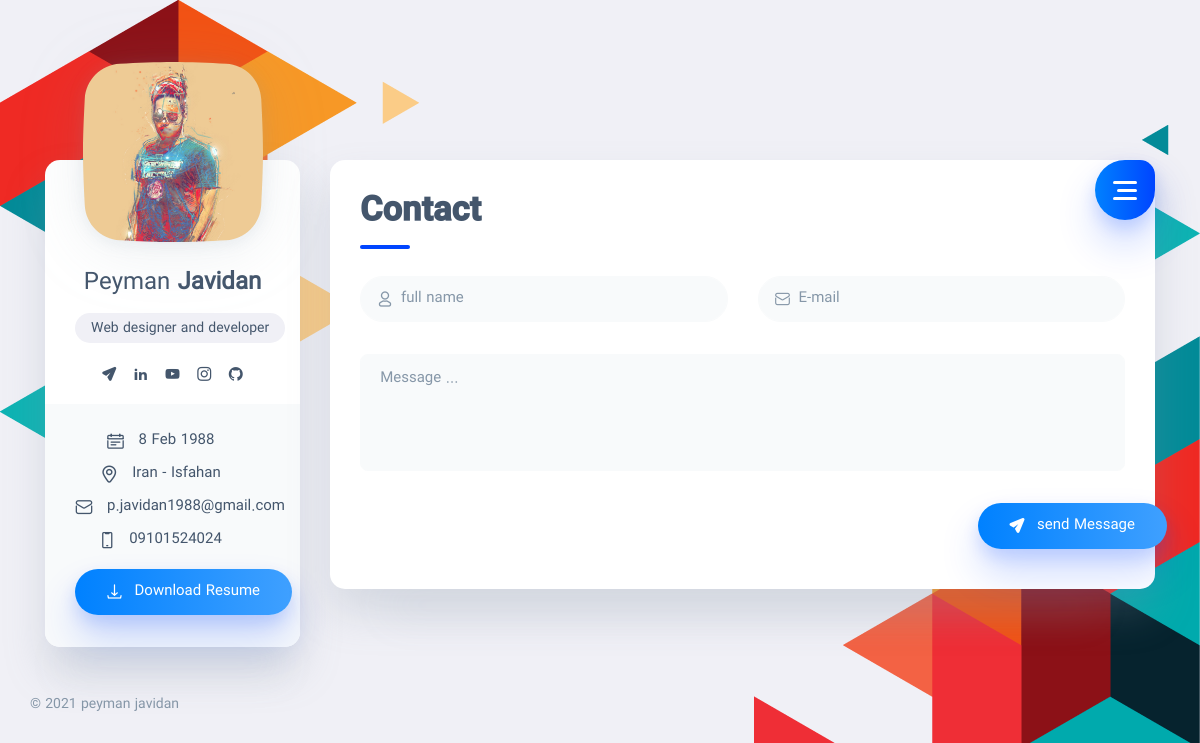
Page /contact_en/ on the committed database.
### home_en/models.py (models this page shows, shortened)
class Setting_en(models.Model):
    STATUS = (
        ('True', 'True'),
        ('False', 'False'),
    )
    name = models.CharField(max_length=150)
    last_name = models.CharField(max_length=150)
    keywords = models.CharField(max_length=255)
    description = models.CharField(max_length=255)
    address = models.CharField(max_length=250)
    phone = models.CharField(blank=True, max_length=15)
    email = models.CharField(blank=True, max_length=50)
    birth_day = models.CharField(max_length=150)
    birth_month = models.CharField(max_length=150)
    birth_year = models.CharField(max_length=150)
    icon = models.ImageField(blank=True, upload_to='images/Icons/%Y/%m/%d/')
    logo = models.ImageField(blank=True, upload_to='images/Logo/%Y/%m/%d/')
    profile_image = models.ImageField(blank=True, upload_to='images/Logo/%Y/%m/%d/')
    facebook = models.CharField(blank=True, max_length=150)
    github = models.CharField(blank=True, max_length=150)
    linkedin = models.CharField(blank=True, max_length=150)
    instagram = models.CharField(blank=True, max_length=150)
    twitter = models.CharField(blank=True, max_length=150)
    youtube = models.CharField(blank=True, max_length=150)
    whatsapp = models.CharField(blank=True, max_length=150)
    telegram = models.CharField(blank=True, max_length=150)
    instagram = models.CharField(blank=True, max_length=150)
    about = RichTextUploadingField(blank=True)
    footer_text = models.CharField(max_length=150)
    contact = RichTextUploadingField(blank=True)
    references = RichTextUploadingField(blank=True)
    status = models.CharField(max_length=10, choices=STATUS)
    create_at = jmodels.jDateField(auto_now_add=True)
    update_at = jmodels.jDateField(auto_now=True)
    class Meta:
        verbose_name = 'Settings_en'
        verbose_name_plural = 'Settings_en'

### home_en/views.py (the view, shortened to what this page needs)
# urls.py: path('contact_en/', Home_enviews.contact_en, name='contact_en'),
def contact_en(request):
    setting_en = Setting_en.objects.get(pk=2)
    context = {
        'setting_en': setting_en,
    }
    return render(request, 'contact_en.html', context)

### home/templates/contact_en.html (shortened to what this page needs)
{% extends 'homebase_en.html' %}
{% load static %}
{% block body %}
    <main class="main">
        <div class="container gutter-top">
            <div class="row sticky-parent">
                <aside class="col-12 col-md-12 col-xl-3">
                    <div class="sidebar box pb-0 sticky-column">
                        <svg class="avatar avatar--180" viewBox="0 0 188 188">
                            <g class="avatar__box">
                                <image xlink:href="{{ setting_en.profile_image.url }}" height="100%" width="100%"/>
                            </g>
                        </svg>
                        <div class="text-center">
                            <h3 class="title title--h3 sidebar__user-name"><span
                                    class="weight--500">{{ setting_en.name }}</span>
                                {{ setting_en.last_name }}
                            </h3>
                            <div class="badge badge--gray">{{ setting_en.description }}</div>
                            <div class="social">
                                <a class="social__link" href="{{ setting_en.telegram }}"><i
                                        class="font-icon icon-send"></i></a>
                                <a class="social__link" href="{{ setting_en.linkedin }}"><i
                                        class="font-icon icon-linkedin2"></i></a>
                                <a class="social__link" href="{{ setting_en.youtube }}"><i
                                        class="font-icon icon-youtube"></i></a>
                                <a class="social__link" href="{{ setting_en.instagram }}"><i
                                        class="font-icon icon-instagram"></i></a>
                                <a class="social__link" href="{{ setting_en.github }}"><i
                                        class="font-icon icon-github"></i></a>
                            </div>
                        </div>
                        <div class="sidebar__info box-inner box-inner--rounded">
                            <ul class="contacts-block">
                                <li class="contacts-block__item" data-toggle="tooltip" data-placement="top"
                                    title="تاریخ تولد">
                                    <i class="font-icon icon-calendar"></i>{{ setting_en.birth_day }} {{ setting_en.birth_month }} {{ setting_en.birth_year }}
                                </li>
                                <li class="contacts-block__item" data-toggle="tooltip" data-placement="top"
                                    title="آدرس">
                                    <i class="font-icon icon-location"></i>{{ setting_en.address }}
                                </li>
                                <li class="contacts-block__item" data-toggle="tooltip" data-placement="top"
                                    title="ایمیل">
                                    <a href="mailto:example@mail.com"><i
                                            class="font-icon icon-envelope"></i>{{ setting_en.email }}</a>
                                </li>
                                <li class="contacts-block__item" data-toggle="tooltip" data-placement="top"
                                    title="تلفن">
                                    <i class="font-icon icon-phone"></i>{{ setting_en.phone }}
                                </li>
                            </ul>
                            <a class="btn btn--blue-gradient" href="#"><i class="font-icon icon-download"></i> Download Resume
                                </a>
                        </div>
                    </div>
                </aside>
                <div class="col-12 col-md-12 col-xl-9">
                    <div class="box pb-0">
                        <div class="circle-menu">
                            <div class="hamburger">
                                <div class="line"></div>
                                <div class="line"></div>
                                <div class="line"></div>
                            </div>
                        </div>
                        <div class="inner-menu">
                        </div>
                        <div class="pb-2">
                            <h1 class="title title--h1 title__separate">Contact</h1>
                        </div>
                        <form method="post" action="" class="contact-form">
                            <div class="row">
                                <div class="form-group col-12 col-md-6">
                                    <i class="font-icon icon-user"></i>
                                    <input type="text" class="input input__icon form-control" id="nameContact"
                                           name="name" placeholder="full name" required="required"
                                           autocomplete="on"
                                           oninvalid="setCustomValidity('Please enter your full name.')"
                                           onkeyup="setCustomValidity('')">
                                    <div class="help-block with-errors"></div>
                                </div>
                                <div class="form-group col-12 col-md-6">
                                    <i class="font-icon icon-envelope"></i>
                                    <input type="email" class="input input__icon form-control" id="emailContact"
                                           name="email" placeholder="E-mail" required="required"
                                           autocomplete="on" oninvalid="setCustomValidity('Invalid email.')"
                                           onkeyup="setCustomValidity('')">
                                    <div class="help-block with-errors"></div>
                                </div>
                                <div class="form-group col-12 col-md-12">
                                <textarea class="textarea form-control" id="messageContact" name="message"
                                          placeholder="Message ..." rows="4" required="required"
                                          oninvalid="setCustomValidity('Please enter your message.')"
                                          onkeyup="setCustomValidity('')"></textarea>
                                    <div class="help-block with-errors"></div>
                                </div>
                            </div>
                            <div class="row">
                                <div class="col-12 col-md-6 order-2 order-md-1 text-center text-md-left">
                                </div>
                                <div class="col-12 col-md-6 order-1 order-md-2 text-left">
                                    <button type="submit" class="btn" style="margin-bottom: 40px; margin-left: 220px"><i class="font-icon icon-send"></i> send Message
                                    </button>
                                </div>
                            </div>
                        </form>
                    </div>
                </div>
                <footer class="footer">{{ setting_en.footer_text }}</footer>
            </div>
        </div>
    </main>
    </body>
    </html>
{% endblock body %}

### home/static/styles/ltr.css (style rules this page uses)
body, .sidebar__user-name,.tooltip-inner { font-family: 'IS'; }
h1, h2, h3, h4, h5, h6, .review-item .title, .news-item .title, .header-post .title { font-family: 'sarb'; }
html, body { direction: ltr; text-align: left; }
.bg-triangles { background-image: url(../images/triangles-top-left.png), url(../images/triangles-bottom-left.png); background-position: left top, right bottom; }
.social__link { margin-right: initial; margin-left: .8rem; }
.contacts-block .font-icon { margin-left: initial; margin-right: .875rem; }
.btn .font-icon { margin-left: initial; margin-right: .5rem; }
.circle-menu { left: initial; right: 0; }
.inner-menu { padding-left: initial; padding-right: 2rem; left: initial; right: 0; }
.title__separate::before { right: initial; left: 0; }
.contacts-block { padding-right: initial; padding-left: 0; }

### rows in the picture
Setting_en: name "Peyman", last_name "Javidan", description "Web designer and developer", birth_day "8", birth_month "Feb", birth_year "1988", address "Iran - Isfahan", email "p.javidan1988@gmail.com", phone "09101524024", footer_text "© 2021 peyman javidan"
